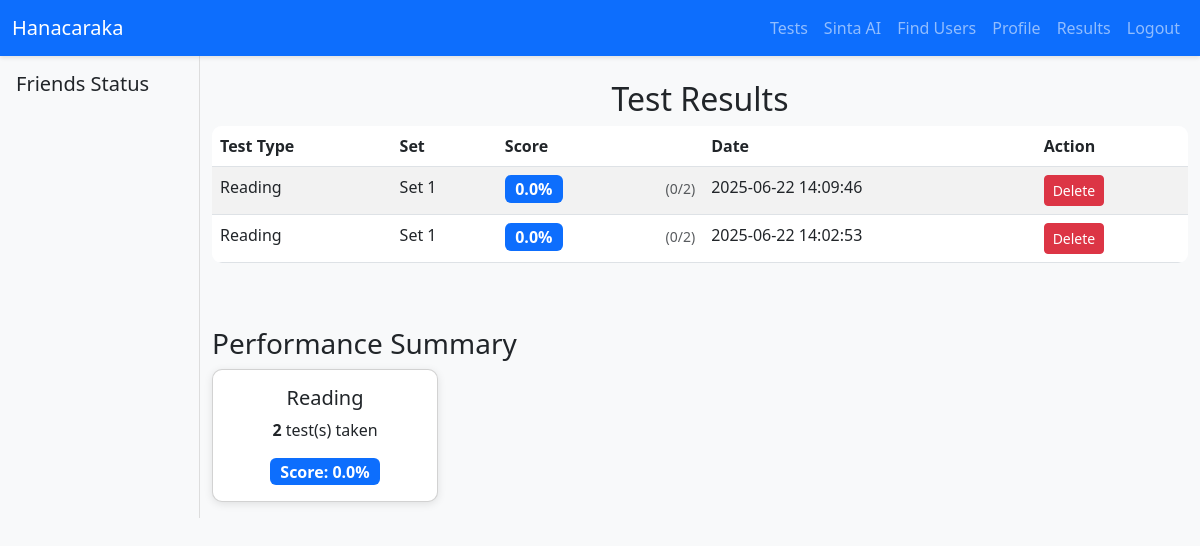
Screenshot of /results/ (signed in) with the database file from the repository.
### models.py (models this page shows)
class TestResult(db.Model):
    id = db.Column(db.Integer, primary_key=True)
    user_id = db.Column(db.Integer, db.ForeignKey('user.id'), nullable=False)
    test_type = db.Column(db.String(50), nullable=False)
    set_name = db.Column(db.String(100), nullable=False)
    score = db.Column(db.JSON, nullable=False)
    timestamp = db.Column(db.DateTime, nullable=False, default=datetime.utcnow)
    is_public = db.Column(db.Boolean, default=False)  # New column for public/private

### routes/results.py (the view)
@results.route('/')
@login_required
def view_results():
    try:
        results = TestResult.query.filter_by(user_id=current_user.id).order_by(desc(TestResult.timestamp)).all()
        logger.debug(f"Found {len(results)} results for user {current_user.id}")
        for result in results:
            if result.test_type in ['writing', 'speaking']:
                logger.debug(f"{result.test_type.capitalize()} result structure: {result.score}")
        return render_template('results.html', results=results)
    except Exception as e:
        logger.error(f"Error loading results: {str(e)}", exc_info=True)
        return render_template('results.html', results=[])

### app.py (called while the page is built)
@login_manager.user_loader
def load_user(user_id):
    return db.session.get(User, int(user_id))

@app.after_request
def add_no_cache(response):
    response.headers['Cache-Control'] = 'no-store, no-cache, must-revalidate, max-age=0'
    response.headers['Pragma'] = 'no-cache'
    response.headers['Expires'] = '0'
    return response

### templates/results.html (shortened to what this page needs)
{% extends 'base.html' %}
{% block main_content %}
    <h2 class="text-center">Test Results</h2>
    <div class="table-responsive">
        <table class="table table-striped" id="test-results-table">
            <thead>
                <tr>
                    <th>Test Type</th>
                    <th>Set</th>
                    <th>Score</th>
                    <th>Date</th>
                    <th>Action</th>
                </tr>
            </thead>
            <tbody>
                {% for result in results %}
                    <tr id="result-{{ result.id }}">
                        <td>{{ result.test_type.capitalize() }}</td>
                        <td>{{ result.set_name }}</td>
                        <td>
                            {% if result.test_type in ['reading', 'listening'] %}
                                <div class="d-flex justify-content-between align-items-center">
                                    <span class="badge bg-primary fs-6">{{ result.score.percentage | round(2) }}%</span>
                                    <small class="text-muted">({{ result.score.correct }}/{{ result.score.total }})</small>
                                </div>
                            {% endif %}
                        </td>
                        <td>{{ result.timestamp.strftime('%Y-%m-%d %H:%M:%S') }}</td>
                        <td>
                            <form class="delete-result-form" data-result-id="{{ result.id }}" data-url="{{ url_for('results.delete_result', result_id=result.id) }}">
                                <button type="submit" class="btn btn-danger btn-sm">Delete</button>
                            </form>
                        </td>
                    </tr>
                {% endfor %}
            </tbody>
        </table>
    </div>
    {% if results %}
        <div class="mt-5">
            <h3>Performance Summary</h3>
            <div class="row">
                {% set test_types = {} %}
                {% for test_type, test_results in test_types.items() %}
                    <div class="col-md-6 col-lg-3 mb-3">
                        <div class="card">
                            <div class="card-body text-center">
                                <h5 class="card-title">{{ test_type.capitalize() }}</h5>
                                <p class="card-text">
                                    <strong>{{ test_results|length }}</strong> test(s) taken
                                </p>
                                {% if test_type in ['reading', 'listening'] %}
                                    {% set avg_score = (test_results | map(attribute='score.percentage') | sum) / (test_results|length) %}
                                    <div class="badge bg-primary fs-6">Score: {{ avg_score | round(2) }}%</div>
                                {% endif %}
                            </div>
                        </div>
                    </div>
                {% endfor %}
            </div>
        </div>
    {% endif %}
{% endblock %}

### static/css/base.css (style rules this page uses)
body { background-color: #f8f9fa; }
.card { border-radius: 10px; box-shadow: 0 2px 8px rgba(0,0,0,0.1); }
.table { background-color: white; border-radius: 10px; overflow: hidden; }

### rows the page displays
TestResult: test_type "Reading", set_name "Set 1", score.percentage "0.0", score.correct "0", score.total "2", timestamp "2025-06-22 14:09:46", capitalize "Reading", test_results "2", avg_score "0.0"
TestResult: test_type "Reading", set_name "Set 1", score.percentage "0.0", score.correct "0", score.total "2", timestamp "2025-06-22 14:02:53"
